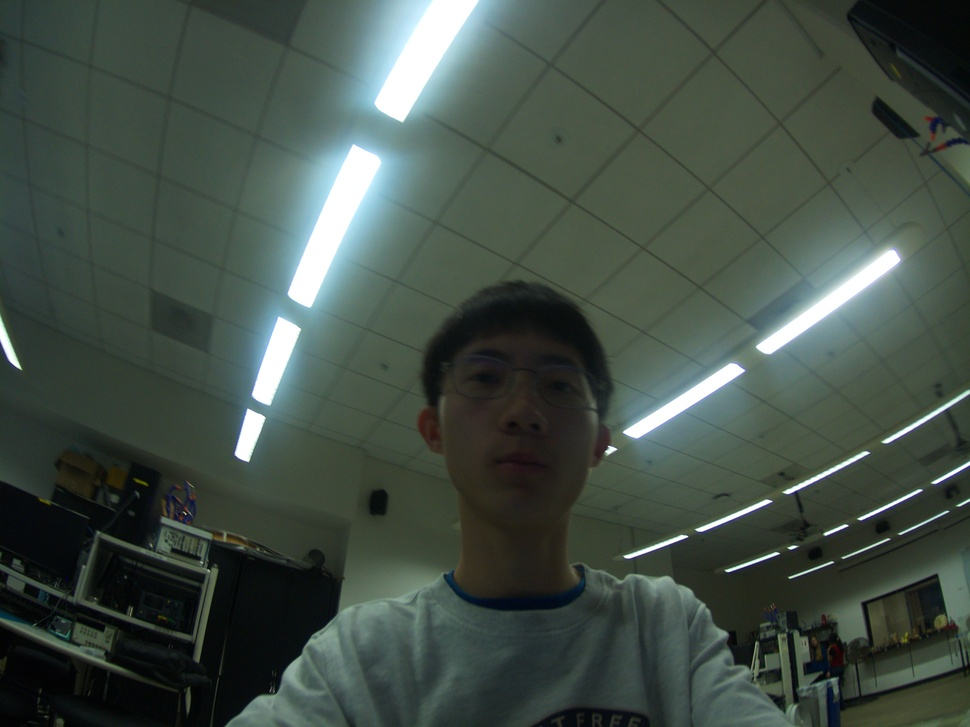
#> input picture DSP/hao-01.jpg, 970 x 727 px, shrunk from 4056 x 3040 before the run
$ python -i 'dsp cv2.py'   (imports and definitions only)
#> lines starting #> are read from the running program, lines starting #| are printed output that depends on the picture
# https://www.geeksforgeeks.org/im-enhancement-techniques-using-opencv-python/

import cv2
import numpy as np
import skimage as sk
import skimage.io as skio

class image():

    def __init__(self, name):
#> called with name = 'hao-01.jpg'
        self.name = name
        self.im = cv2.imread(name)
#> self.im is the input picture: shape (727, 970, 3); mean B, G, R 70.7, 79, 67

    def brightneww_contrast(self, brightness=0, contrast=1.0):  # https://www.geeksforgeeks.org/addition-blending-ims-using-opencv-python/
#> called with brightness = 0, contrast = 2
        self.im = cv2.addWeighted(self.im, contrast, np.zeros(self.im.shape, self.im.dtype), 0, brightness)
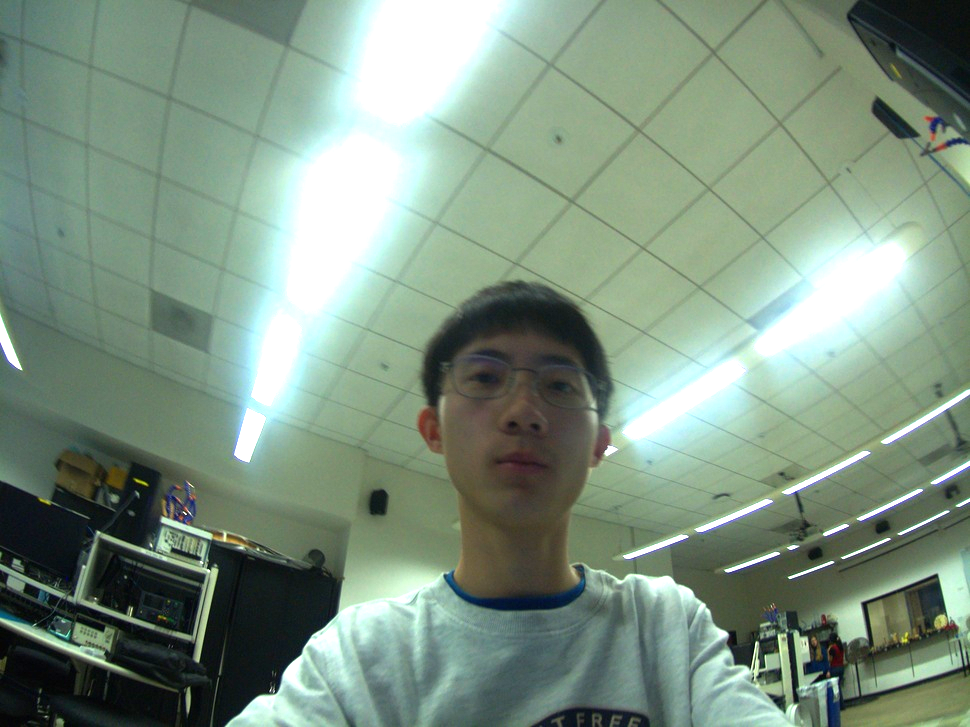
#> self.im: shape (727, 970, 3); mean B, G, R 129.2, 146.5, 125.8
        return self

    def sharpen(self, kernal=np.array([[0, -1.5, 0], [-1.5, 7.5, -1.5], [0, -1.5, 0]])):
        self.im = cv2.filter2D(self.im, -1, kernel)
        return self

    def median(self, sizez=21):
        self.im = cv2.medianBlur(self.im, size)
        return self

    def Gaussian(self, kernal=(7,7)):
        self.im = cv2.GaussianBlur(self.im, kernal, 0)
        return self

    def enhancement(self):
        self.im = cv2.cvtColor(self.im, cv2.COLOR_RGB2HSV)
        self.im[:, :, 0] = self.im[:, :, 0] * 0.7
        self.im[:, :, 1] = self.im[:, :, 1] * 1.5
        self.im[:, :, 2] = self.im[:, :, 2] * 0.5
        self.im = cv2.cvtColor(im, cv2.COLOR_HSV2BGR)
        return self

    def inverse(self):
        self.im = 255 - self.im
        return self

    def histo(self):  # https://stackoverflow.com/questions/31998428/opencv-python-equalizehist-colored-im
        self.im = cv2.cvtColor(self.im, cv2.COLOR_BGR2YCrCb)
#> self.im: shape (727, 970, 3); mean of channels 0, 1, 2 74.5, 122.7, 125.9
        self.im[:, :, 0] = cv2.equalizeHist(self.im[:, :, 0])
#> self.im: shape (727, 970, 3); mean of channels 0, 1, 2 128.9, 122.7, 125.9
        self.im = cv2.cvtColor(self.im, cv2.COLOR_YCrCb2BGR)
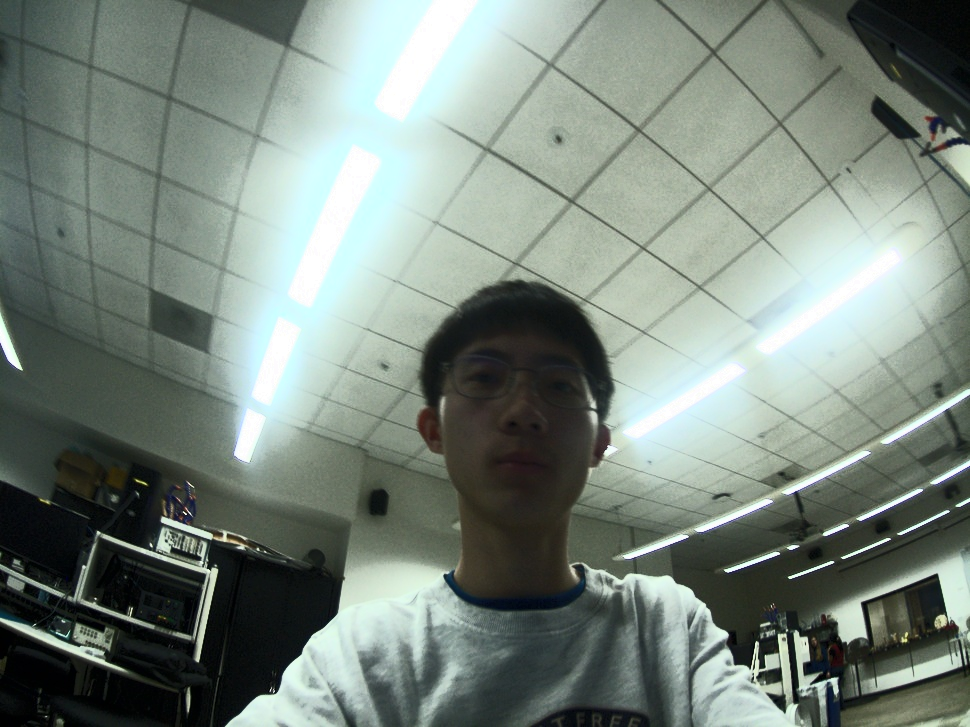
#> self.im: shape (727, 970, 3); mean B, G, R 124.7, 133.4, 121.4
        return self

    def show(self):
        skio.imshow(self.im)
        skio.show()

im = image('hao-01.jpg').brightneww_contrast(brightness=0, contrast=2.0).show()


>>> result = image('hao-01.jpg').histo()

$ run again, on DSP/hao-06.jpg
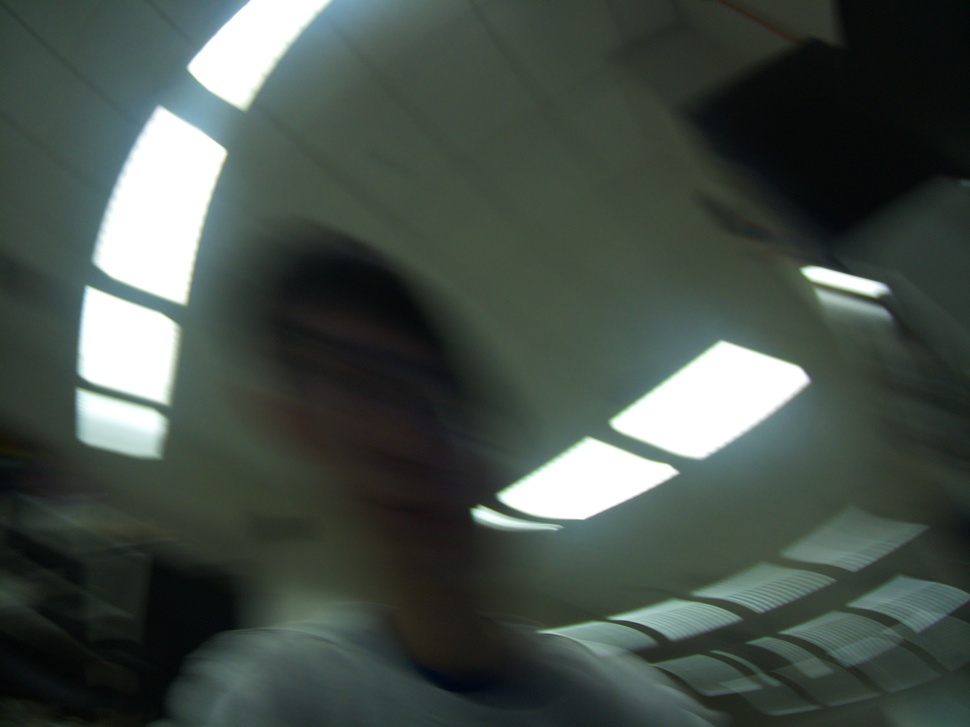
#> input picture DSP/hao-06.jpg, 970 x 727 px, shrunk from 4056 x 3040 before the run
#> in __init__, self.im is the input picture: shape (727, 970, 3); mean B, G, R 73.3, 79.9, 69.8
#> in histo, `self.im = cv2.cvtColor(self.im, cv2.COLOR_YCrCb2BGR)`:
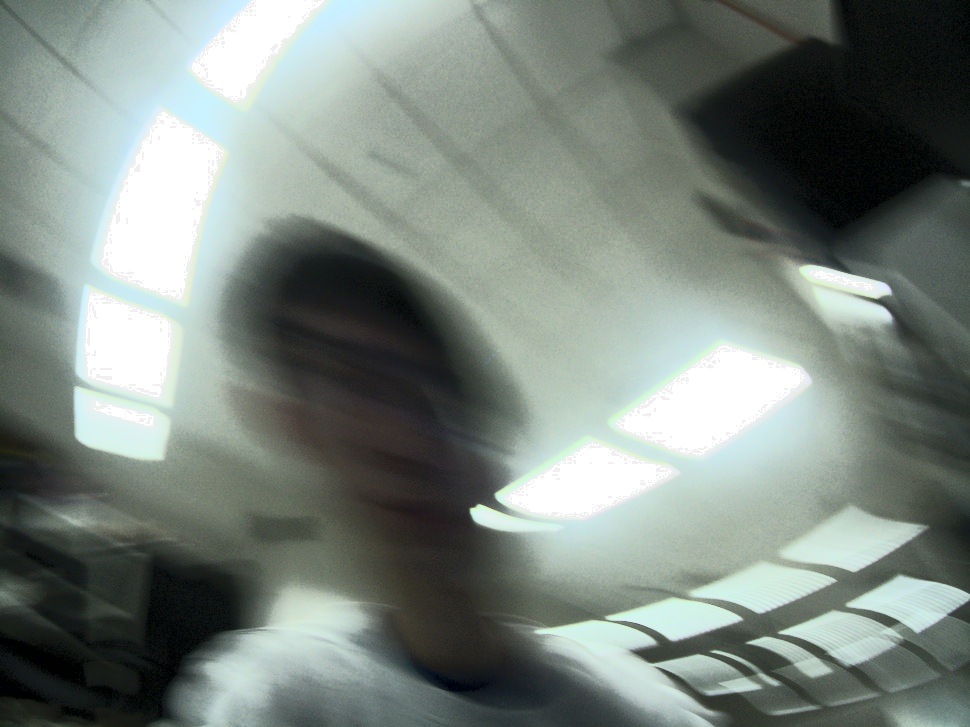
#> self.im: shape (727, 970, 3); mean B, G, R 126.3, 132.9, 122.8
